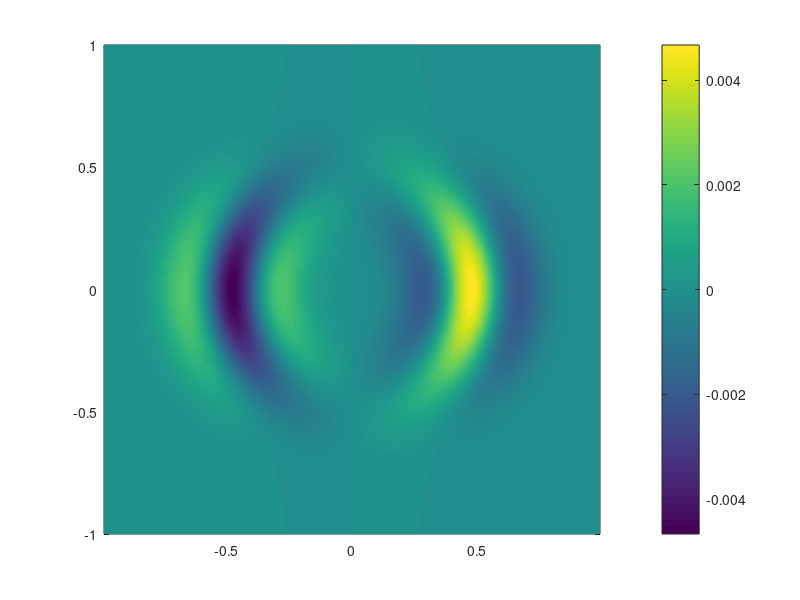

MATLAB code for this plot:
% compute filtered bump and its gradient in 2D to test (see notes ; consistent w/ code)
% NOTE : this is being done in 3D, because the filtering formula given here is incorrect for 2D
% however, the derivative test should still be the same !
%
% define grid

xc=0;
yc=0;

dx=1;
dy=1;

x0=-dx ;
x1= dx ;
y0=-dy ;
y1= dy ;

npx=200;
npy=202;

s=0.11 ; %filter width
radpad=0.5 ; % radius + padding

xx=linspace(x0,x1,npx);
yy=linspace(y0,y1,npy);

[X,Y]=meshgrid(xx,yy) ;

dX = X-xc ;
dY = Y-yc ;

dR = sqrt(dX.^2 + dY.^2) ;

c=dR/s;

a=1/sqrt(2) * ( c + radpad/s ) ;
b=1/sqrt(2) * ( c - radpad/s ) ; 
expa=exp(-a.^2);
expb=exp(-b.^2);

G=1/2 * (erf(a) - erf(b)) + 1/sqrt(2*pi) * ( expa - expb )./c ;
%pcolor(X,Y,G); colorbar ; shading interp ; 
%meshc(X,Y,G); colorbar ; shading interp ; 


dGdX_code = - 1/sqrt(2*pi) * ( (expa + expb) * radpad/s + 0.5 * (expa - expb)./c)./(c*s).^2 .*dX ;% from the watershell code
dGdX_fix =  - 1/sqrt(2*pi) * ( (expa + expb) * radpad/s +       (expa - expb)./c)./(c*s).^2 .*dX ;% corrected analytical expression

dGdX_fd = zeros(size(G));
dGdX_fd(:,2:end-1) = ( G(:,3:end) - G(:,1:end-2) )/(xx(3)-xx(1));

dGdXerr = dGdX_fd - dGdX_fix; % CORRECT !!!
%dGdXerr = dGdX_fd - dGdX_code; % WRONG !!!!

pcolor( X(:,2:end-1) ,Y(:,2:end-1), dGdXerr(:,2:end-1) ); colorbar ; shading interp ; 

%pcolor(X,Y,dGdX_code); colorbar ; shading interp ; 
%pcolor(X,Y,dGdX_fix); colorbar ; shading interp ; 
%pcolor(X,Y,dGdX_fd); colorbar ; shading interp ; 
%pcolor(X,Y,dGdX_fix-dGdX_code); colorbar ; shading interp ; 



